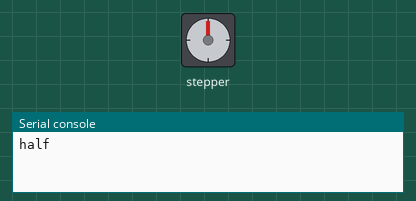
Recording of a program running on a simulated ESP32 board running MicroPython. Shown: stepper motor, the last lines printed to the serial console. The stepper is drawn at 2048 steps a turn. At 12.9 s the program stops and its outputs stay as they are.

Above: at 0.15 s.
At 3.15 s:
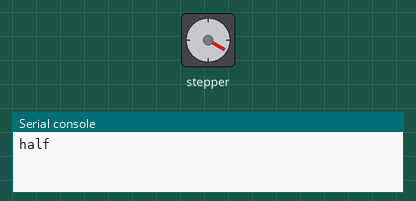
At 6.17 s:
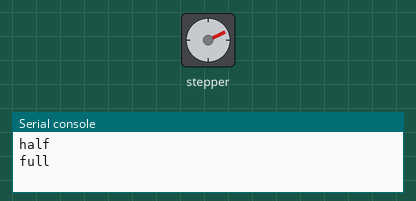
At 12.23 s:
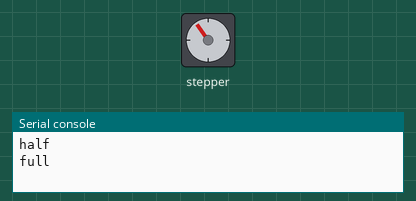
Timing chart, 0 to 14.4 s (numbered marks = the images above):
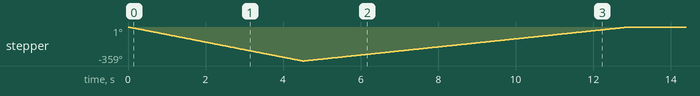

The program:

motor_stepper_uln2003_28byj_48.py
```python
#28：步进电机的有效最大外径是28毫米
#B：表示是步进电机
#Y：表示是永磁式
#J：表示是减速型（减速比1:64）
#48：表示四相八拍

from machine import Pin
from time import sleep

HALF_STEP = [
    [0,0,0,1],
    [0,0,1,1],
    [0,0,1,0],
    [0,1,1,0],
    [0,1,0,0],
    [1,1,0,0],
    [1,0,0,0],
    [1,0,0,1],
]
FULL_STEP = [
    [1,0,0,0],
    [0,1,0,0],
    [0,0,1,0],
    [0,0,0,1],
]

class Stepper:
    def __init__(self, a=2, b=4, c=5, d=0):
        self.half_index = 0
        self.full_index = 0
        self.pin = [
            Pin(a, Pin.OUT),
            Pin(b, Pin.OUT),
            Pin(c, Pin.OUT),
            Pin(d, Pin.OUT),
        ]
        for p in self.pin:
            p.value(0)

    def step_half(self):
        '''
        半拍，8 * 8 转子转一圈
        因为齿轮，转轴转一圈是 8 * 8 * 64 = 4096
        '''
        steps = HALF_STEP[self.half_index]
        self.half_index = (self.half_index + 1) % len(HALF_STEP)
        for i, p in enumerate(self.pin):
            v = steps[i]
            p.value(v)

    def step_full(self):
        '''
        全拍，8 * 4 转子转一圈
        因为齿轮，转轴转一圈是 8 * 4 * 64 = 2048
        '''
        steps = FULL_STEP[self.full_index]
        self.full_index = (self.full_index + 1) % len(FULL_STEP)
        for i, p in enumerate(self.pin):
            v = steps[i]
            p.value(v)

stepper = Stepper()

print('half')
for i in range(8*8*64):
    stepper.step_half()
    sleep(0.001) # 因为分 8 步转格子所以需要电流少些，间隔可以短。

print('full')
for i in range(8*4*64):
    stepper.step_full()
    sleep(0.004) # 间隔不能太小，不然电流不够，转不动。。
```

Measured:
- by itself, stepper: turns 359° counter-clockwise in 4.5 s, then 359° clockwise in 8.4 s
